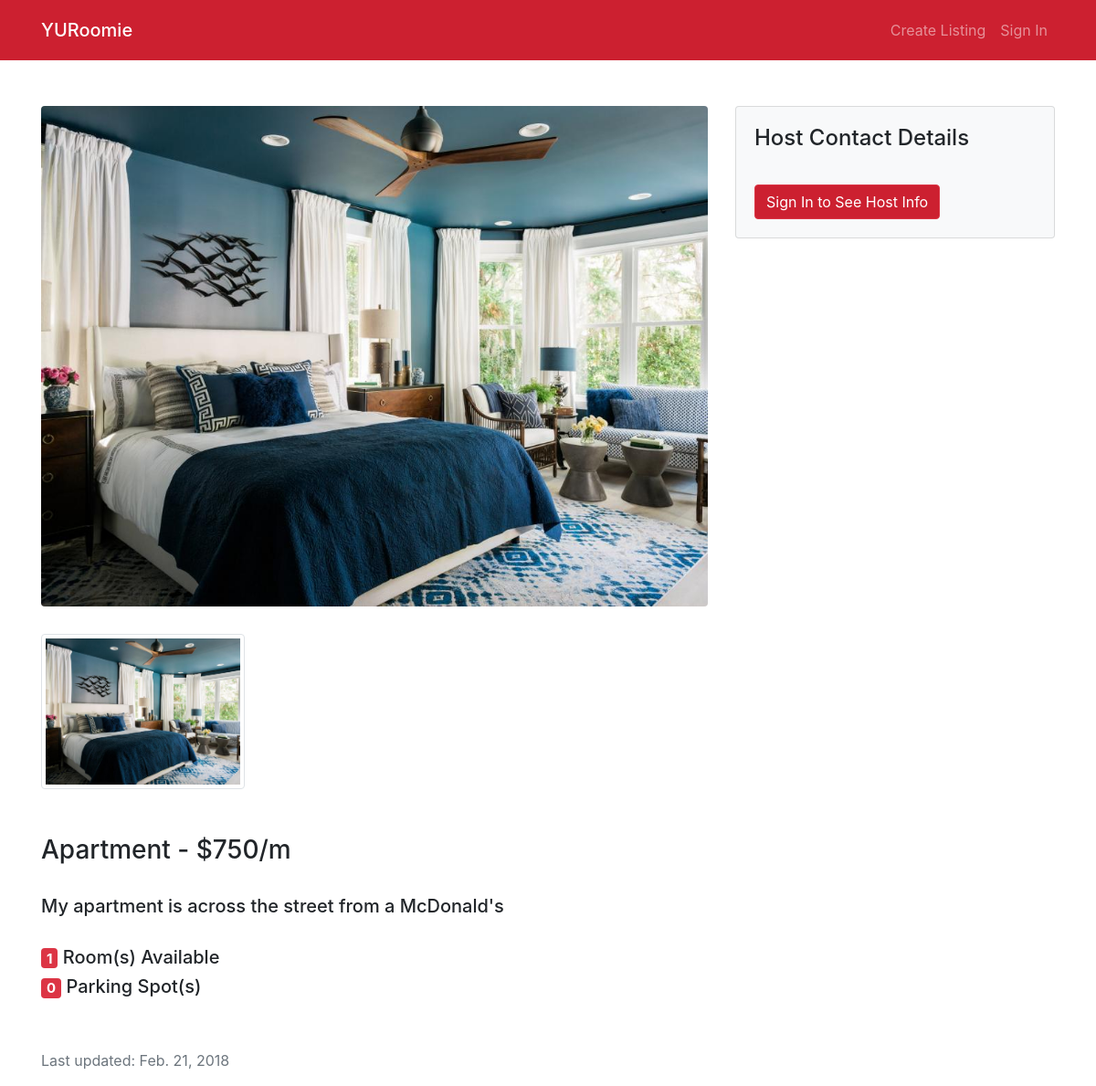
Page /r/9/ on the earlier database version.
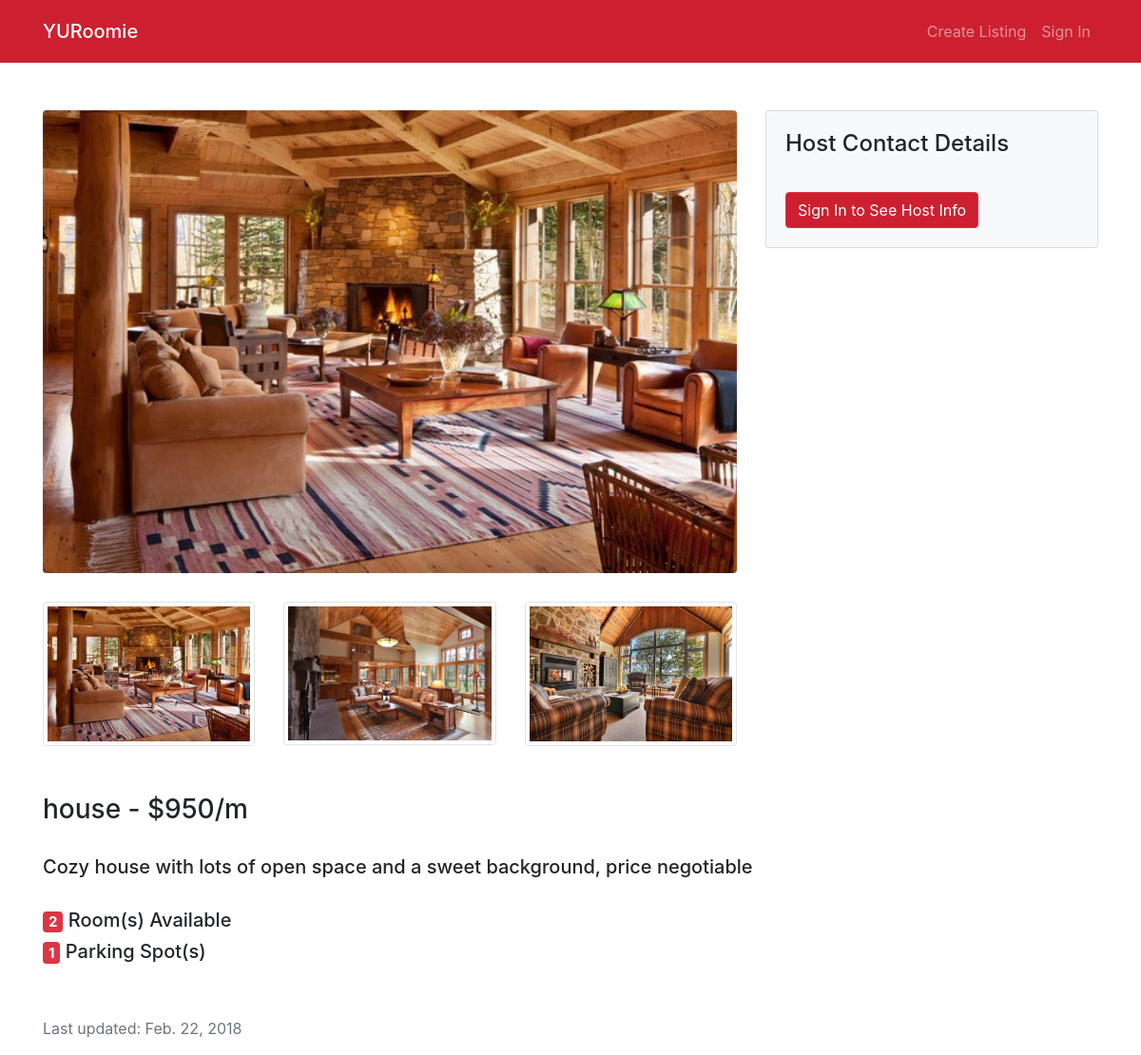
Same page on the later database version.
### home/models.py (models this page shows, shortened)
class RoomImage(models.Model):
    room = models.ForeignKey(Room, on_delete=models.CASCADE)
    image = models.ImageField()

class Room(models.Model):
    host_name = models.CharField(max_length=50)
    address = models.CharField(max_length=100)
    property_name = models.CharField(max_length=30, default="")
    description = models.TextField(default="", blank=True)
    cost = models.PositiveIntegerField(default=0)
    visits = models.PositiveIntegerField(default=0)
    property_type_options = (('a', 'apartment'),
                                ('c', 'condo'),
                                ('t', 'townhouse'),
                                ('h', 'house'))
    property_type = models.CharField(choices=property_type_options, max_length=10)
    number_of_rooms = models.PositiveSmallIntegerField()
    garages = models.PositiveSmallIntegerField()
    creator_id = models.PositiveIntegerField()
    creator_email = models.CharField(max_length=50)
    creator_phone = models.CharField(max_length=10, default="", blank=True)
    creator_gender = models.CharField(max_length=10)
    creator_major = models.CharField(max_length=20)
    creator_year = models.PositiveSmallIntegerField()
    last_updated = models.DateTimeField(auto_now_add=True)

### home/views.py (the view)
# urls.py: path('r/<int:room_id>/', views.detail, name='detail'),
def detail(request, room_id):
    room = get_object_or_404(Room, pk=room_id)
    roomImages = list(room.roomimage_set.all())
    return render(request, 'home/detail.html', {'room': room, 'roomImages': roomImages})

### home/templates/home/detail.html (shortened to what this page needs)
{% extends 'home/base.html'%}
{% load static %}
{% block body %}
<div class="w-100" style="height:50px;"></div>
<div class="row">
    <div class="col-md-8 col-sm-12">
        <div class="row">
            <div class="col-md-12">
                <img class="rounded" src="{{ roomImages.0.image.url }}">
            </div>
            <div class="w-100" style="height:30px;"></div>
            <div class="col-md-12">
                <div id="imageGrid" class="row">
                    {% for image in roomImages %}
                        <div class="col-4"><img id="image{{ forloop.counter0 }}" class="expandable-image img-thumbnail" src="{{ image.image.url }}"></div>
                    {% endfor %}
                </div>
            </div>
        </div>
    </div>
    <div class="col-md-4 col-sm-12">
        <div class="card bg-light">
            <div class="card-body">
            <h4 class="card-title">Host Contact Details</h4><br>
            {% if user.is_authenticated %}
                <h5 class="card-subtitle mb-2">{{ room.host_name }}</h5>
                <h5 class="card-subtitle mb-2 text-muted">Host Studies <span class="badge badge-dark">{{ room.creator_major }}</span></h5>
                <h5 class="card-subtitle mb-2 text-muted">Year <span class="badge badge-dark">{{ room.creator_year }}</span></h5>
                <h5 class="card-subtitle mb-2 text-muted">Host is {% if room.creator_gender == 'm' %}<span class="badge badge-primary">Male
                        {%elif room.creator_gender == 'f'%}<span class="badge badge-danger">Female
                        {% else %}<span class="badge badge-info">Other{%endif%}</span></h5>
                <p id="address" class="card-text">{{ room.address }}</p>
                <div id="map"></div><br>
                <p>{{room.creator_email}}<br>
                {% if room.creator_phone %}{{room.creator_phone}}{% else %}Host did not provide a phone number{% endif %}</p>
            {% else %}
                <a href="{% url 'signin' %}"><button class="btn btn-danger">Sign In to See Host Info</button></a>
            {% endif %}
            </div>
        </div>
    </div>
    <div class="w-100" style="height:50px;"></div>
    <div class="col-md-12 col-sm-12">
        <h3>{% if room.property_type == 'a' %}Apartment
                {% elif room.property_type == 'c' %}Condo
                {% elif room.property_type == 't' %}Townhouse
                {% else %} house {% endif %} - ${{room.cost}}/m</h3><br>
        <h5>{%if room.description%}{{ room.description }}{%else%}Sorry! The host didn't provide a description{%endif%}</h5><br>
        <h5><span class="badge badge-danger">{{room.number_of_rooms}}</span> Room(s) Available</h5>
        <h5><span class="badge badge-danger">{{room.garages}}</span> Parking Spot(s)</h5>
    </div>
</div>
<br>
<br>
<div class="row">
    <div class="col-12">
        <p class="text-muted">Last updated: {{ room.last_updated.date }}</p>
    </div>
</div>
{% endblock %}

Differences in the rows shown:
no longer on this page (row edited): RoomImage: image (picture)
added RoomImage: image (picture)
added RoomImage: image (picture)
added RoomImage: image (picture)
changed Room: cost "750" → "950"; description "My apartment is across the street from a McDonald's" → "Cozy house with lots of open space and a sweet background, price negotiable"; number_of_rooms "1" → "2"; garages "0" → "1"; last_updated "Feb. 21, 2018" → "Feb. 22, 2018"
Other differences:
text no longer shown: "Apartment"
text now shown: "house"
